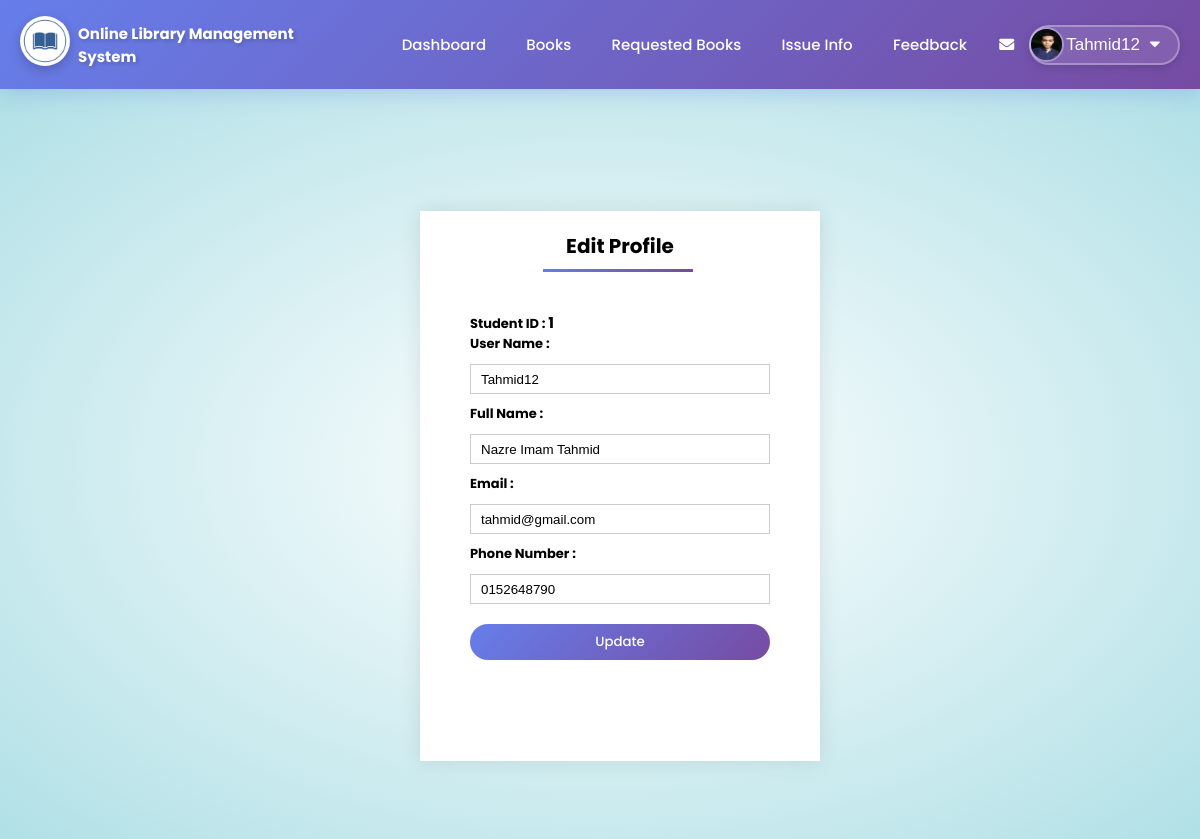
/edit_profile.php (signed in), run on the app's committed database.
### tables this page shows
CREATE TABLE `student` (
  `studentid` int(111) NOT NULL,
  `student_username` varchar(111) NOT NULL,
  `FullName` varchar(111) NOT NULL,
  `Email` varchar(111) NOT NULL,
  `Password` varchar(111) NOT NULL,
  `PhoneNumber` varchar(111) NOT NULL,
  `studentpic` varchar(100) NOT NULL
);

### edit_profile.php (the view, shortened to what this page needs)
<?php
	include "connection.php";
    include "student_navbar.php";
?>
<!DOCTYPE html>
<html lang="en">
<head>
    <link rel="stylesheet" href="https://cdnjs.cloudflare.com/ajax/libs/font-awesome/5.15.2/css/all.min.css" />
    <link rel="stylesheet" href="style.css?v=<?php echo time(); ?>">
</head>
<body>
    <div class="edit-profile-container">
    <?php
		$studentid=$_SESSION['studentid'];
		$q= "SELECT * FROM Student where  studentid='$_SESSION[studentid]'";
			$res=mysqli_query($db,$q) or die(mysqli_error());
		while($row=mysqli_fetch_assoc($res))
			{
				$student_username=$row['student_username'];
				$FullName=$row['FullName'];
				$Email=$row['Email'];
				$PhoneNumber=$row['PhoneNumber'];
			}
	?>
        <div class="form">
            <div class="form-container edit-form-container">
                <div class="form-btn">
                    <span onclick="login()" style="width: 100%;">Edit Profile</span>
                    <hr id="indicator" class="add-author">
                </div>
                <form action="" id="loginform" method="post" enctype="multipart/form-data">
                    <div class="label">
                        <label for="studentid">Student ID : </label>
                        <b style="font-size: 15px;">
                        <?php
			                echo $studentid;
			            ?>
                    </b><br>
                    </div>
                    <div class="label">
                        <label for="student_username">User Name : </label>
                    </div>
                    <input type="text"  name="student_username" value="<?php echo $student_username; ?>">
                    <div class="label">
                        <label for="FullName">Full Name : </label>
                    </div>
                    <input type="text"  name="FullName" value="<?php echo $FullName; ?>">
                    <div class="label">
                        <label for="Email">Email : </label>
                    </div>
                    <input type="email"  name="Email" value="<?php echo $Email; ?>">
                    <div class="label">
                        <label for="PhoneNumber">Phone Number : </label>
                    </div>
                    <input type="text" name="PhoneNumber" value="<?php echo $PhoneNumber; ?>">
                    <button type="submit" class="btn" name="change">Update</button>
                </form>
            </div>
        </div>
    </div>
</body>
</html>

### style.css (style rules this page uses)
html { scroll-behavior: smooth; }
* { margin: 0; padding: 0; box-sizing: border-box; }
body { font-family: 'Poppins', sans-serif; }
.btn { font-family: 'Poppins', sans-serif; }
.form { position: absolute; top: 55%; left: 35%; transform: translateY(-50%); text-align: center; }
.form-container { background: #fff; width: 400px; height: 500px; position: relative; padding: 20px 0; margin: auto; box-shadow: 0 0 20px 0px rgba(0,0,0,0.1); overflow: hidden; }
.form-container span { font-weight: bold; padding: 0 10px; cursor: pointer; width: 150px; display: inline-block; }
.form-btn { display: inline-block; }
.form-btn span { font-size: 20px; font-weight: bold; }
.form-container form { max-width: 400px; padding: 0 20px; position: absolute; top: 100px; transition: 1s; }
form input { width: 300px; height: 30px; margin: 10px 0; padding: 0 10px; border: 1px solid #ccc; }
.label { text-align: left; margin-left: 30px; font-size: 13px; }
form .btn { width: 300px; border: none; cursor: pointer; margin-top: 10px; margin-bottom: 10px; }
.edit-profile-container { background: radial-gradient(#fff,powderblue); width: 100%; padding-top: 50px; padding-bottom: 700px; }
.edit-profile-container .form label { text-align: left; font-weight: bold; }
.edit-profile-container .form-container { height: 450px; margin-top: 50px; }
.edit-profile-container .edit-form-container { height: 550px; }
#loginform { left: 0; }
.btn { display: inline-block; background: linear-gradient(135deg, #667eea 0%, #764ba2 100%); color: #fff; padding: 8px 30px; border-radius: 30px; transition: all 0.4s; outline: none; font-weight: 500; }
#indicator { width: 150px; border: none; background: linear-gradient(135deg, #667eea 0%, #764ba2 100%); height: 3px; margin-top: 8px; transition: 1s; transform: translateX(10px); }
.add-author { margin-right: 25px; }

### data on the page
student: student_username "Tahmid12", FullName "Nazre Imam Tahmid", Email "tahmid@gmail.com", PhoneNumber "0152648790"

### other printed values
$_SESSION['login_student_username'] "Tahmid12"
$studentid "1"
